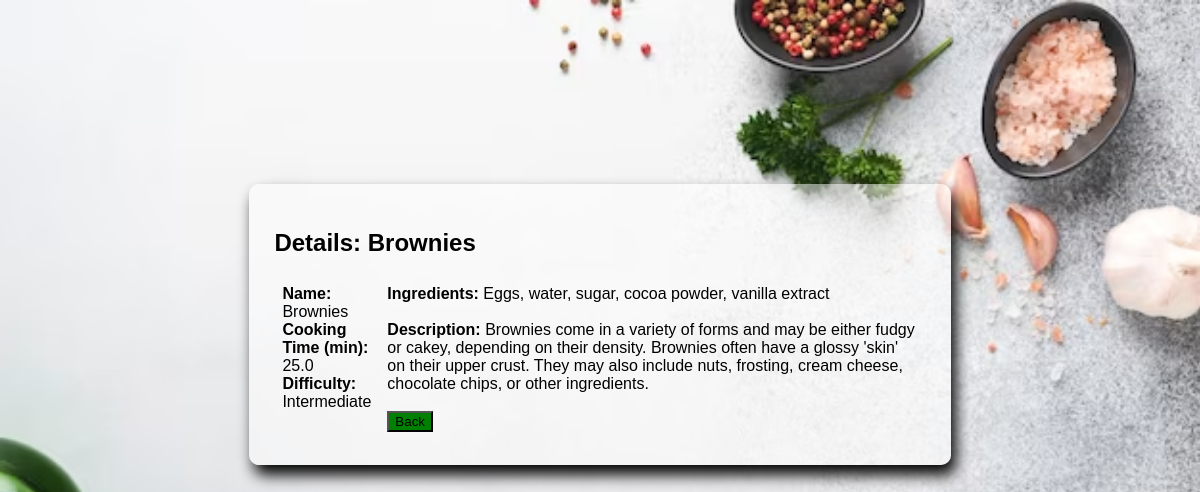
The page /list/4 (signed in) on the database its author committed.
### recipes/models.py (models this page shows, shortened)
class Recipe (models.Model):
    name = models.CharField(max_length=120)
    cooking_time = models.FloatField(help_text='in minutes')
    ingredients = models.CharField(max_length=350)
    description = models.TextField()
    pic = models.ImageField(upload_to='recipes', default='no_image.svg')
    def calculate_difficulty(self):
        ingredients = self.ingredients.split(', ')
        if self.cooking_time < 10 and len(ingredients) < 7:
            difficulty = 'Easy'
        elif self.cooking_time < 10 and len(ingredients) >= 7:
            difficulty = 'Medium'
        elif self.cooking_time >= 10 and len(ingredients) < 7:
            difficulty = 'Intermediate'
        elif self.cooking_time >= 10 and len(ingredients) >= 7:
            difficulty = 'Hard'
        return difficulty

### recipes/views.py (the view)
# urls.py: path('list/<pk>', RecipeDetailView.as_view(), name='detail'),
class RecipeDetailView(LoginRequiredMixin, DetailView):
    model = Recipe
    template_name = 'recipes/detail.html'

### recipes/templates/recipes/detail.html (shortened to what this page needs)
{% load static %}
<!DOCTYPE html>
<html lang="en">
<head>
  <link rel="stylesheet" type="text/css" href="{% static 'recipes/css/styles.css' %}">
</head>
<div class="details_modal">
  <h2>Details: {{object.name}}</h2>
  <div class="details_body">
    <div class="details_short">
      <b>Name: </b> {{object.name}} <br>
      <b>Cooking Time (min): </b> {{object.cooking_time}} <br>
      <b>Difficulty: </b> {{object.calculate_difficulty}} <br><br>
    </div>
    <div class="details_long">
      <b>Ingredients: </b> {{object.ingredients}} <br><br>
      <b>Description: </b> {{object.description}} <br><br>
      <button onclick="goBack()" class="login_btn">Back</button>
    </div>
  </div>
</div>
</html>

### recipes/static/recipes/css/styles.css (style rules this page uses)
.details_modal { width: 55%; background-color: rgba(255, 255, 255, 0.5); border-radius: 10px; padding: 25px; box-shadow: 5px 10px 15px; margin: 0 auto; margin-top: 23vh; font-family: 'Roboto Mono', 'Calibri', 'Trebuchet MS', sans-serif; }
.details_body { display: flex; }
.details_short, .details_long { padding: 8px; }
button.login_btn { background-color: green; }

### rows shown on the page
Recipe: name "Brownies", cooking_time "25.0", calculate_difficulty "Intermediate", ingredients "Eggs, water, sugar, cocoa powder, vanilla extract", description "Brownies come in a variety of forms and may be either fudgy or cakey, depending on their density. Brownies often have a glossy 'skin' on their upper crust. They may also include nuts, frosting, cream cheese, chocolate chips, or other ingredients."
